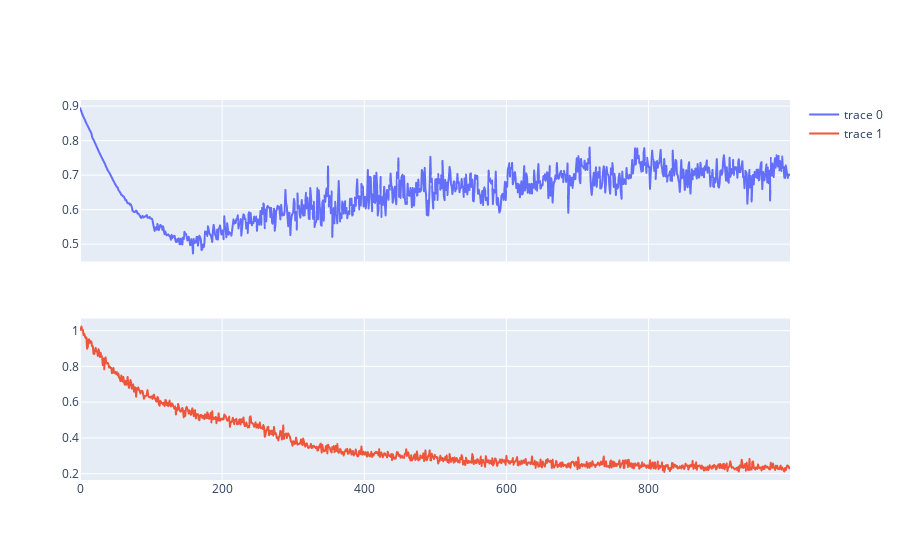

This figure's notebook cell:
### Code cell
import plotly.subplots
import plotly.graph_objects as go
# pd.concat([pd.DataFrame(d["indicators"])["weighted_testLoss"] for d in dicts ],axis=1).mean(axis=1).plot(ax = ax[0])
dicts_virgin = copy.deepcopy(dicts)
dicts_virgin = [d for d in dicts_virgin if d["corr"]]
testLoss = pd.concat([pd.DataFrame(d["indicators"])["simple_testLoss"] for d in dicts_virgin ],axis=1).mean(axis=1)
# pd.concat([pd.DataFrame(d["indicators"])["new_weighted_testLoss"] for d in dicts_virgin ],axis=1).mean(axis=1).plot(ax = ax[0],label = "1")
pd.concat([pd.DataFrame(d["indicators"])["weighted_testLoss"] for d in dicts_virgin ],axis=1).mean(axis=1)


trainLoss = pd.concat([pd.DataFrame(d["indicators"])["train_est_loss"] for d in dicts_virgin ],axis=1).mean(axis=1)
# a = -pd.concat([pd.DataFrame(d["indicators"])["weighted_testLoss"] for d in dicts_virgin ],axis=1).mean(axis=1) + pd.concat([pd.DataFrame(d["indicators"])["train_est_loss"] for d in dicts_virgin ],axis=1).mean(axis=1)
# a.plot(ax = ax[1])
# a = pd.concat([pd.DataFrame(d["indicators"])["new_weighted_testLoss"] for d in dicts_virgin ],axis=1).mean(axis=1).plot(ax = ax[1])
firstLoss = pd.concat([pd.DataFrame(d["indicators"])["train_first_loss"] for d in dicts_virgin ],axis=1).mean(axis=1)
secondLoss = pd.concat([pd.DataFrame(d["indicators"])["train_second_loss"]*8 for d in dicts_virgin ],axis=1).mean(axis=1)

fig = plotly.subplots.make_subplots(2,1,shared_xaxes=True)

fig.add_trace(go.Scattergl(x = testLoss.index,y = testLoss.values),1,1)
# fig.add_trace(go.Scattergl(x = trainLoss.index,y = trainLoss.values),1,1)
# fig.add_trace(go.Scattergl(x = firstLoss.index,y = trainLoss - firstLoss.values +secondLoss.values),2,1)
fig.add_trace(go.Scattergl(x = trainLoss.index,y = trainLoss.values),2,1)

### Figure 1 — Plotly figure (JSON) as saved in the notebook; plotly's stock layout.template omitted (floating-point values rounded to 4 significant figures; data arrays with more than 128 entries replaced by an {"elided": "..."} marker saying what was removed)
{"data": [{"type": "scattergl", "x": {"elided": "1000 int values"}, "xaxis": "x", "y": {"elided": "1000 float values"}, "yaxis": "y"}, {"type": "scattergl", "x": {"elided": "1000 int values"}, "xaxis": "x2", "y": {"elided": "1000 float values"}, "yaxis": "y2"}], "layout": {"xaxis": {"anchor": "y", "domain": [0, 1], "matches": "x2", "showticklabels": false}, "xaxis2": {"anchor": "y2", "domain": [0, 1]}, "yaxis": {"anchor": "x", "domain": [0.575, 1]}, "yaxis2": {"anchor": "x2", "domain": [0, 0.425]}}}
